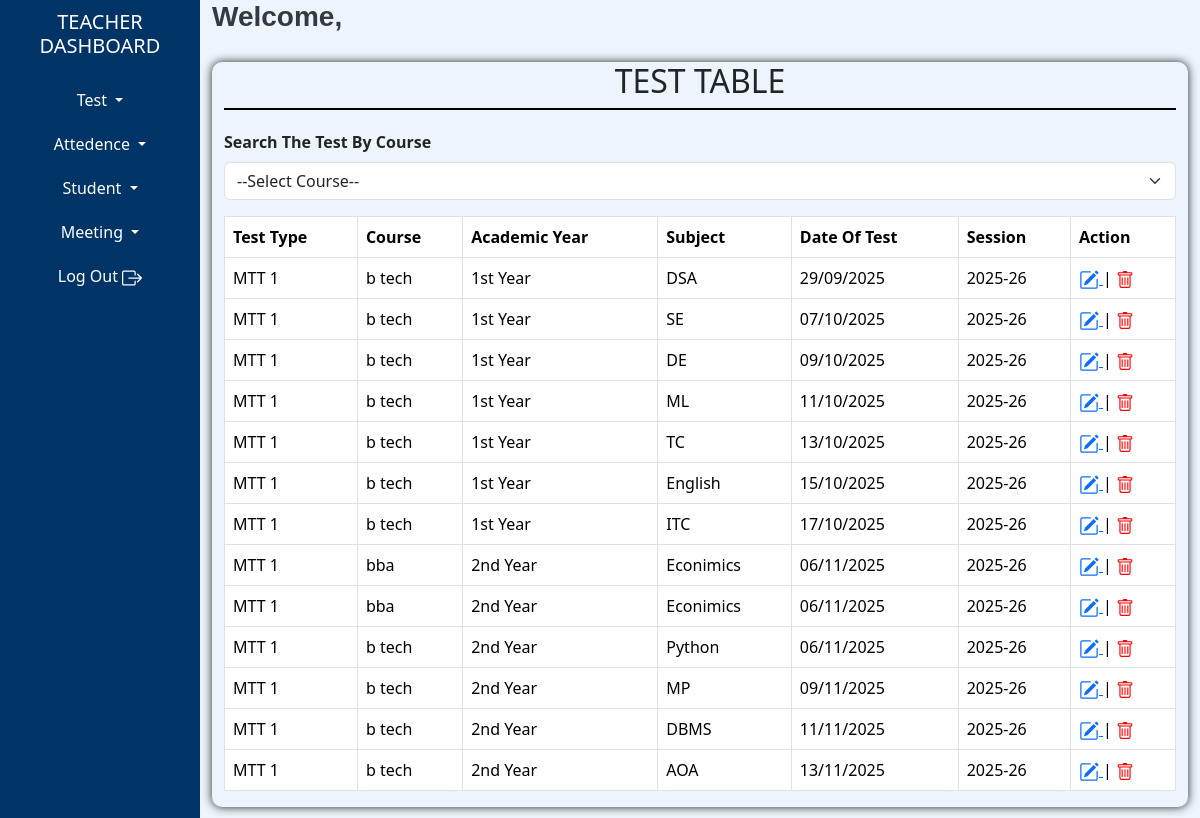
Screenshot of /teacher/test-table.php with the database file from the repository.
### tables this page shows
CREATE TABLE `tbltest` (
  `id` int(10) NOT NULL AUTO_INCREMENT,
  `testId` int(10) NOT NULL,
  `maximumMarks` int(10) NOT NULL,
  `courseId` int(10) NOT NULL,
  `academicYearId` int(10) NOT NULL,
  `subjectId` int(10) NOT NULL,
  `dateOfTest` date NOT NULL,
  `sessionId` int(10) NOT NULL,
  `testStatus` int(2) NOT NULL,
  `addedIpAddress` text NOT NULL,
  `addedDateTime` datetime NOT NULL,
  `updatedIpAddress` text NOT NULL,
  `updatedDateTime` datetime NOT NULL,
  PRIMARY KEY (`id`)
);

CREATE TABLE `tbltestdetail` (
  `testId` int(10) NOT NULL AUTO_INCREMENT,
  `testName` text NOT NULL,
  `maximumMarks` int(10) NOT NULL,
  `addedIpAddress` text NOT NULL,
  `addedDateTime` datetime NOT NULL,
  `updatedIpAddress` text NOT NULL,
  `updatedDateTime` datetime NOT NULL,
  PRIMARY KEY (`testId`)
);

CREATE TABLE `tblcourse` (
  `courseId` int(10) NOT NULL AUTO_INCREMENT,
  `courseName` varchar(100) NOT NULL,
  `courseDuration` varchar(10) NOT NULL,
  `sessionId` int(10) NOT NULL,
  PRIMARY KEY (`courseId`)
);

CREATE TABLE `tblacademicyear` (
  `academicYearId` int(10) NOT NULL AUTO_INCREMENT,
  `academicYearName` text NOT NULL,
  `addedIpAddress` varchar(100) NOT NULL,
  `addedDateTime` datetime NOT NULL,
  `updatedIpAddress` varchar(100) NOT NULL,
  `updatedDatetime` datetime NOT NULL,
  PRIMARY KEY (`academicYearId`)
);

CREATE TABLE `tblsubject` (
  `subjectId` int(10) NOT NULL AUTO_INCREMENT,
  `subjectName` text NOT NULL,
  `courseId` int(10) NOT NULL,
  `academicYearId` int(10) NOT NULL,
  `sessionId` int(10) NOT NULL,
  `status` int(1) NOT NULL,
  `addedIpAddress` text NOT NULL,
  `addedDateTime` datetime NOT NULL,
  `updatedIpAddress` text NOT NULL,
  `updatedDateTime` datetime NOT NULL,
  PRIMARY KEY (`subjectId`)
);

CREATE TABLE `tblsession` (
  `sessionId` int(10) NOT NULL AUTO_INCREMENT,
  `sessionName` varchar(15) NOT NULL,
  `addedIpAddress` varchar(100) NOT NULL,
  `addedDateTime` datetime NOT NULL,
  `updatedIpAddress` varchar(100) NOT NULL,
  `updatedDateTime` datetime NOT NULL,
  `status` int(2) NOT NULL,
  PRIMARY KEY (`sessionId`)
);

### teacher/test-table.php (the view, shortened to what this page needs)
<?php
include "teacher-dashboard-top.php";
include "teacher-dashboard-content.php";
$query="SELECT * FROM tbltest";
$stmt=$conn->prepare($query);
$stmt->execute();
?>
<!doctype html>
<html lang="en">
  <head>
    <link href="https://cdn.jsdelivr.net/npm/bootstrap@5.3.3/dist/css/bootstrap.min.css" rel="stylesheet">
  </head>
<body>
<div class="container-fluid">
    <div class="row">
        <div class="tbl-content">
            <div class="tbl-heading">
                <h2>TEST TABLE</h2>
            </div>
            <div class="mb-3">
                <label class="form-label"><b>Search The Test By Course</b></label>
                <select class="form-select" name="courseId" id="courseId">
                    <option value="-1">--Select Course--</option>
                </select>
            </div>
            <table class="table table-hover table-bordered" >
              <thead>
                <tr>
                  <th scope="col">Test Type</th>
                  <th scope="col">Course</th>
                  <th scope="col">Academic Year</th>
                  <th scope="col">Subject</th>
                  <th scope="col">Date Of Test</th>
                  <th scope="col">Session</th>
                  <th scope="col">Action</th>
                </tr>
              </thead>
              <tbody id="table">
                <?php
                    while($result=$stmt->fetch())
                    {
                ?>
                    <tr>
                        <td>
                            <?php
                                $testId = $result["testId"];
                                $teststmt=$conn->prepare("SELECT * FROM tblTestDetail WHERE testId=:testId");
                                $teststmt->bindParam(":testId",$testId);
                                $teststmt->execute();
                                $test=$teststmt->fetch();
                                echo $test["testName"];
                            ?>
                        </td>
                        <td>
                         <?php
                            $courseId=$result['courseId'];
                            $stmt2=$conn->prepare("SELECT * FROM tblcourse where courseId=:courseId");
                            $stmt2->bindParam(":courseId",$courseId);
                            $stmt2->execute();
                            $row=$stmt2->fetch();
                            echo $row["courseName"];
                         ?>
                        </td>
                        <td>
                            <?php
                                $academicYearId =  $result['academicYearId'];
                                $yearstmt=$conn->prepare("SELECT * FROM tblAcademicYear WHERE academicYearId=:academicYearId");
                                $yearstmt->bindParam(":academicYearId",$academicYearId);
                                $yearstmt->execute();
                                $year=$yearstmt->fetch();
                                echo $year["academicYearName"];
                            ?>
                        </td>
                        <td>
                            <?php
                                $subjectId = $result['subjectId'];
                                $subjectstmt=$conn->prepare("SELECT * FROM tblsubject WHERE subjectId=:subjectId");
                                $subjectstmt->bindParam(":subjectId",$subjectId);
                                $subjectstmt->execute();
                                $year=$subjectstmt->fetch();
                                echo $year["subjectName"];
                            ?>
                        </td>
                     <td><?php echo date("d/m/Y", strtotime($result['dateOfTest'])); ?></td>
                     <td>
                            <?php
                                $sessionId = $result['sessionId'];
                                $sessionstmt=$conn->prepare("SELECT * FROM tblsession WHERE sessionId = :sessionId");
                                $sessionstmt->bindParam(":sessionId",$sessionId);
                                $sessionstmt->execute();
                                $session = $sessionstmt->fetch();
                                echo $session['sessionName'];
                            ?>
                        </td>
                    <td>
                        <a href="edit-test.php?id=<?php echo $result['id'];?> ">
                        </a>
                             |
                        <a href="delete-test.php?testId=<?php echo $result['testId']; ?>" style="color: red; text-decoration: none;">
                        </a>
                    </td>
                </tr>
                <?php
                }
                ?>
              </tbody>
            </table>
        </div>
    </div>
</div>
</body>
</div>
</div>
<?php
    include "teacher-dashboard-footer.php";
?>

### teacher/test-table.php (style rules this page uses)
.tbl-heading { text-align:center; border-bottom:2px solid black; margin-bottom:20px; }
.tbl-content { box-shadow:0 0 10px; margin-top:20px; border-radius:10px; }

### rows the page displays
tbltest: testId.testName "MTT 1", courseId.courseName "b tech", academicYearId.academicYearName "1st Year", subjectId.subjectName "DSA", dateOfTest "29/09/2025", sessionId.sessionName "2025-26"
tbltest: testId.testName "MTT 1", courseId.courseName "b tech", academicYearId.academicYearName "1st Year", subjectId.subjectName "SE", dateOfTest "07/10/2025", sessionId.sessionName "2025-26"
tbltest: testId.testName "MTT 1", courseId.courseName "b tech", academicYearId.academicYearName "1st Year", subjectId.subjectName "DE", dateOfTest "09/10/2025", sessionId.sessionName "2025-26"
tbltest: testId.testName "MTT 1", courseId.courseName "b tech", academicYearId.academicYearName "1st Year", subjectId.subjectName "ML", dateOfTest "11/10/2025", sessionId.sessionName "2025-26"
tbltest: testId.testName "MTT 1", courseId.courseName "b tech", academicYearId.academicYearName "1st Year", subjectId.subjectName "TC", dateOfTest "13/10/2025", sessionId.sessionName "2025-26"
tbltest: testId.testName "MTT 1", courseId.courseName "b tech", academicYearId.academicYearName "1st Year", subjectId.subjectName "English", dateOfTest "15/10/2025", sessionId.sessionName "2025-26"
tbltest: testId.testName "MTT 1", courseId.courseName "b tech", academicYearId.academicYearName "1st Year", subjectId.subjectName "ITC", dateOfTest "17/10/2025", sessionId.sessionName "2025-26"
tbltest: testId.testName "MTT 1", courseId.courseName "bba", academicYearId.academicYearName "2nd Year", subjectId.subjectName "Econimics", dateOfTest "06/11/2025", sessionId.sessionName "2025-26"
tbltest: testId.testName "MTT 1", courseId.courseName "bba", academicYearId.academicYearName "2nd Year", subjectId.subjectName "Econimics", dateOfTest "06/11/2025", sessionId.sessionName "2025-26"
tbltest: testId.testName "MTT 1", courseId.courseName "b tech", academicYearId.academicYearName "2nd Year", subjectId.subjectName "Python", dateOfTest "06/11/2025", sessionId.sessionName "2025-26"
tbltest: testId.testName "MTT 1", courseId.courseName "b tech", academicYearId.academicYearName "2nd Year", subjectId.subjectName "MP", dateOfTest "09/11/2025", sessionId.sessionName "2025-26"
tbltest: testId.testName "MTT 1", courseId.courseName "b tech", academicYearId.academicYearName "2nd Year", subjectId.subjectName "DBMS", dateOfTest "11/11/2025", sessionId.sessionName "2025-26"
tbltest: testId.testName "MTT 1", courseId.courseName "b tech", academicYearId.academicYearName "2nd Year", subjectId.subjectName "AOA", dateOfTest "13/11/2025", sessionId.sessionName "2025-26"
